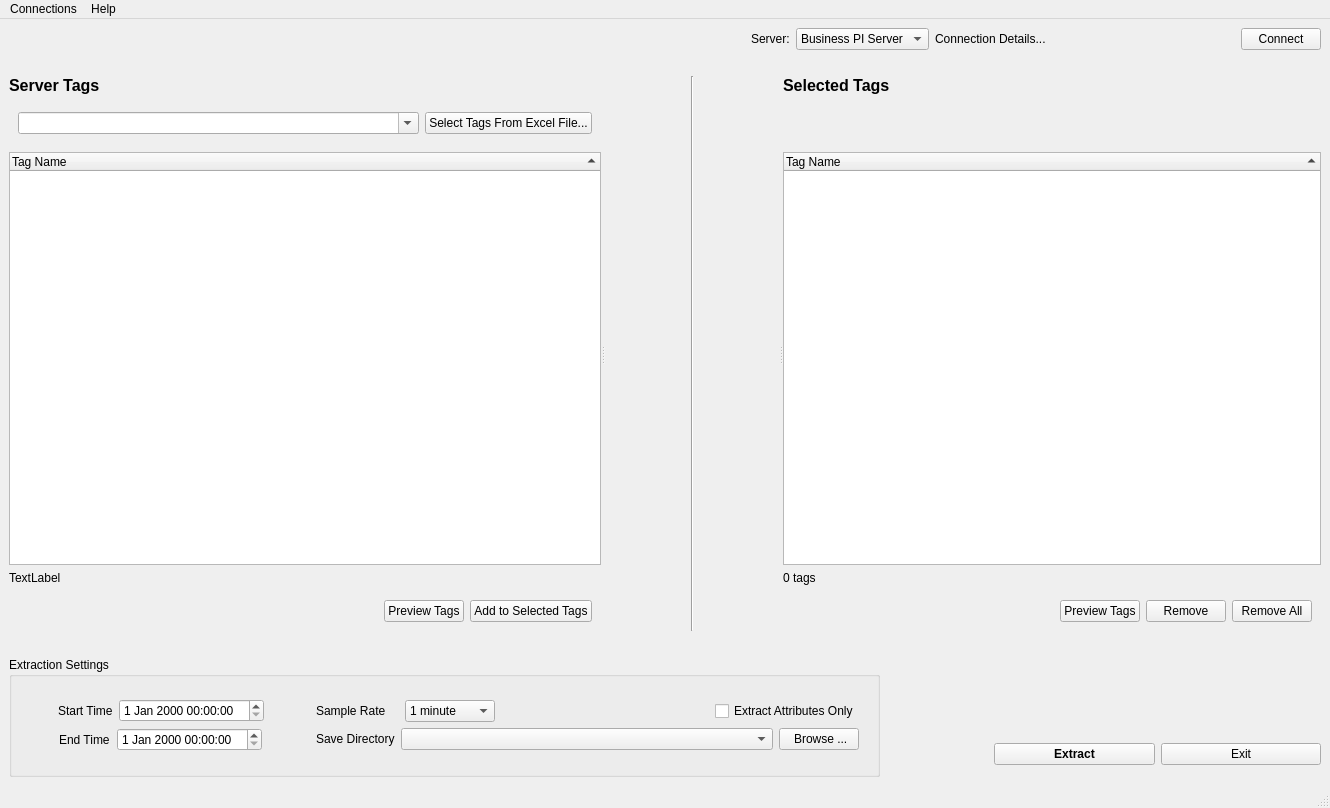
<?xml version="1.0" encoding="UTF-8"?>
<ui version="4.0">
 <class>MainWindow</class>
 <widget class="QMainWindow" name="MainWindow">
  <property name="geometry">
   <rect>
    <x>0</x>
    <y>0</y>
    <width>1330</width>
    <height>808</height>
   </rect>
  </property>
  <property name="windowTitle">
   <string>MainWindow</string>
  </property>
  <widget class="QWidget" name="centralwidget">
   <layout class="QGridLayout" name="gridLayout_2">
    <item row="0" column="0">
     <layout class="QVBoxLayout" name="verticalLayoutMainContainer" stretch="0,0,7,0,0">
      <item>
       <layout class="QHBoxLayout" name="horizontalLayoutConnectionStatus">
        <item>
         <spacer name="horizontalSpacer_5">
          <property name="orientation">
           <enum>Qt::Horizontal</enum>
          </property>
          <property name="sizeHint" stdset="0">
           <size>
            <width>40</width>
            <height>20</height>
           </size>
          </property>
         </spacer>
        </item>
        <item>
         <widget class="QLabel" name="label_3">
          <property name="text">
           <string>Server:</string>
          </property>
         </widget>
        </item>
        <item>
         <widget class="QComboBox" name="comboLeftConnection">
          <property name="focusPolicy">
           <enum>Qt::ClickFocus</enum>
          </property>
          <property name="acceptDrops">
           <bool>false</bool>
          </property>
          <property name="editable">
           <bool>false</bool>
          </property>
          <item>
           <property name="text">
            <string>Business PI Server</string>
           </property>
          </item>
         </widget>
        </item>
        <item>
         <widget class="QLabel" name="labelLeftConnectionDetails">
          <property name="sizePolicy">
           <sizepolicy hsizetype="Minimum" vsizetype="Preferred">
            <horstretch>0</horstretch>
            <verstretch>0</verstretch>
           </sizepolicy>
          </property>
          <property name="minimumSize">
           <size>
            <width>300</width>
            <height>0</height>
           </size>
          </property>
          <property name="text">
           <string>Connection Details...</string>
          </property>
         </widget>
        </item>
        <item>
         <widget class="QPushButton" name="buttonLeftConnect">
          <property name="text">
           <string>Connect</string>
          </property>
         </widget>
        </item>
       </layout>
      </item>
      <item>
       <spacer name="horizontalSpacer_2">
        <property name="orientation">
         <enum>Qt::Horizontal</enum>
        </property>
        <property name="sizeHint" stdset="0">
         <size>
          <width>40</width>
          <height>20</height>
         </size>
        </property>
       </spacer>
      </item>
      <item>
       <widget class="QSplitter" name="splitterPanels">
        <property name="orientation">
         <enum>Qt::Horizontal</enum>
        </property>
        <widget class="QWidget" name="layoutWidget">
         <layout class="QVBoxLayout" name="verticalLayoutLeftPanel" stretch="0,0,6,0,0">
          <item>
           <widget class="QLabel" name="label">
            <property name="font">
             <font>
              <pointsize>12</pointsize>
              <bold>true</bold>
             </font>
            </property>
            <property name="text">
             <string>Server Tags</string>
            </property>
           </widget>
          </item>
          <item>
           <widget class="QWidget" name="widget_4" native="true">
            <property name="sizePolicy">
             <sizepolicy hsizetype="Preferred" vsizetype="Fixed">
              <horstretch>0</horstretch>
              <verstretch>0</verstretch>
             </sizepolicy>
            </property>
            <property name="minimumSize">
             <size>
              <width>0</width>
              <height>45</height>
             </size>
            </property>
            <layout class="QGridLayout" name="gridLayout_7">
             <item row="0" column="0">
              <layout class="QHBoxLayout" name="horizontalLayout_2">
               <item>
                <widget class="QComboBox" name="comboLeftTagFilter">
                 <property name="enabled">
                  <bool>true</bool>
                 </property>
                 <property name="sizePolicy">
                  <sizepolicy hsizetype="MinimumExpanding" vsizetype="Fixed">
                   <horstretch>0</horstretch>
                   <verstretch>0</verstretch>
                  </sizepolicy>
                 </property>
                 <property name="minimumSize">
                  <size>
                   <width>150</width>
                   <height>0</height>
                  </size>
                 </property>
                 <property name="focusPolicy">
                  <enum>Qt::ClickFocus</enum>
                 </property>
                 <property name="acceptDrops">
                  <bool>false</bool>
                 </property>
                 <property name="editable">
                  <bool>true</bool>
                 </property>
                 <property name="currentText">
                  <string/>
                 </property>
                 <property name="placeholderText">
                  <string>Tags filter...</string>
                 </property>
                </widget>
               </item>
               <item>
                <widget class="QPushButton" name="buttonLeftTagsFileSelect">
                 <property name="focusPolicy">
                  <enum>Qt::ClickFocus</enum>
                 </property>
                 <property name="text">
                  <string>Select Tags From Excel File...</string>
                 </property>
                </widget>
               </item>
              </layout>
             </item>
            </layout>
           </widget>
          </item>
          <item>
           <widget class="QSplitter" name="splitterLeftPanel">
            <property name="sizePolicy">
             <sizepolicy hsizetype="Expanding" vsizetype="Preferred">
              <horstretch>0</horstretch>
              <verstretch>0</verstretch>
             </sizepolicy>
            </property>
            <property name="orientation">
             <enum>Qt::Horizontal</enum>
            </property>
            <widget class="QTreeWidget" name="treeLeftTagHierarchy">
             <property name="sizePolicy">
              <sizepolicy hsizetype="Expanding" vsizetype="Expanding">
               <horstretch>3</horstretch>
               <verstretch>0</verstretch>
              </sizepolicy>
             </property>
             <property name="alternatingRowColors">
              <bool>false</bool>
             </property>
             <property name="selectionMode">
              <enum>QAbstractItemView::ExtendedSelection</enum>
             </property>
             <property name="sortingEnabled">
              <bool>true</bool>
             </property>
             <attribute name="headerHighlightSections">
              <bool>true</bool>
             </attribute>
             <column>
              <property name="text">
               <string notr="true">Tag Name</string>
              </property>
             </column>
            </widget>
           </widget>
          </item>
          <item>
           <widget class="QLabel" name="labelLeftPanelStatus">
            <property name="text">
             <string>TextLabel</string>
            </property>
            <property name="alignment">
             <set>Qt::AlignLeading|Qt::AlignLeft|Qt::AlignVCenter</set>
            </property>
           </widget>
          </item>
          <item>
           <widget class="QWidget" name="widget" native="true">
            <property name="minimumSize">
             <size>
              <width>0</width>
              <height>30</height>
             </size>
            </property>
            <property name="layoutDirection">
             <enum>Qt::LeftToRight</enum>
            </property>
            <layout class="QGridLayout" name="gridLayout_5">
             <item row="0" column="0">
              <layout class="QHBoxLayout" name="horizontalLayout_11">
               <item>
                <spacer name="horizontalSpacer_3">
                 <property name="orientation">
                  <enum>Qt::Horizontal</enum>
                 </property>
                 <property name="sizeHint" stdset="0">
                  <size>
                   <width>40</width>
                   <height>20</height>
                  </size>
                 </property>
                </spacer>
               </item>
               <item>
                <widget class="QPushButton" name="buttonLeftView">
                 <property name="sizePolicy">
                  <sizepolicy hsizetype="Fixed" vsizetype="Fixed">
                   <horstretch>0</horstretch>
                   <verstretch>0</verstretch>
                  </sizepolicy>
                 </property>
                 <property name="text">
                  <string>Preview Tags</string>
                 </property>
                </widget>
               </item>
               <item>
                <widget class="QPushButton" name="buttonAddSelectedTags">
                 <property name="sizePolicy">
                  <sizepolicy hsizetype="Fixed" vsizetype="Fixed">
                   <horstretch>0</horstretch>
                   <verstretch>0</verstretch>
                  </sizepolicy>
                 </property>
                 <property name="minimumSize">
                  <size>
                   <width>100</width>
                   <height>0</height>
                  </size>
                 </property>
                 <property name="text">
                  <string>Add to Selected Tags</string>
                 </property>
                </widget>
               </item>
              </layout>
             </item>
            </layout>
           </widget>
          </item>
         </layout>
        </widget>
        <widget class="Line" name="line">
         <property name="orientation">
          <enum>Qt::Vertical</enum>
         </property>
        </widget>
        <widget class="QWidget" name="layoutWidget">
         <layout class="QVBoxLayout" name="verticalLayoutRightPanel" stretch="0,0,6,0,0">
          <item>
           <widget class="QLabel" name="label_2">
            <property name="font">
             <font>
              <pointsize>12</pointsize>
              <bold>true</bold>
             </font>
            </property>
            <property name="text">
             <string>Selected Tags</string>
            </property>
           </widget>
          </item>
          <item>
           <widget class="QWidget" name="widget_5" native="true">
            <property name="sizePolicy">
             <sizepolicy hsizetype="Preferred" vsizetype="Fixed">
              <horstretch>0</horstretch>
              <verstretch>0</verstretch>
             </sizepolicy>
            </property>
            <property name="minimumSize">
             <size>
              <width>0</width>
              <height>45</height>
             </size>
            </property>
            <property name="baseSize">
             <size>
              <width>0</width>
              <height>40</height>
             </size>
            </property>
            <layout class="QGridLayout" name="gridLayout_8">
             <item row="0" column="0">
              <layout class="QHBoxLayout" name="horizontalLayout_3"/>
             </item>
            </layout>
           </widget>
          </item>
          <item>
           <widget class="QSplitter" name="splitterRightPanel">
            <property name="orientation">
             <enum>Qt::Horizontal</enum>
            </property>
            <widget class="QTreeWidget" name="treeSelectedTags">
             <property name="sizePolicy">
              <sizepolicy hsizetype="Expanding" vsizetype="Expanding">
               <horstretch>3</horstretch>
               <verstretch>0</verstretch>
              </sizepolicy>
             </property>
             <property name="font">
              <font>
               <bold>false</bold>
              </font>
             </property>
             <property name="alternatingRowColors">
              <bool>false</bool>
             </property>
             <property name="selectionMode">
              <enum>QAbstractItemView::ExtendedSelection</enum>
             </property>
             <property name="sortingEnabled">
              <bool>true</bool>
             </property>
             <attribute name="headerHighlightSections">
              <bool>true</bool>
             </attribute>
             <column>
              <property name="text">
               <string notr="true">Tag Name</string>
              </property>
             </column>
            </widget>
           </widget>
          </item>
          <item>
           <widget class="QLabel" name="labelRightPanelStatus">
            <property name="text">
             <string>0 tags</string>
            </property>
            <property name="alignment">
             <set>Qt::AlignLeading|Qt::AlignLeft|Qt::AlignVCenter</set>
            </property>
           </widget>
          </item>
          <item>
           <widget class="QWidget" name="widget_3" native="true">
            <property name="minimumSize">
             <size>
              <width>0</width>
              <height>40</height>
             </size>
            </property>
            <layout class="QGridLayout" name="gridLayout_6">
             <item row="0" column="0">
              <layout class="QHBoxLayout" name="horizontalLayout_13">
               <item>
                <spacer name="horizontalSpacer_4">
                 <property name="orientation">
                  <enum>Qt::Horizontal</enum>
                 </property>
                 <property name="sizeHint" stdset="0">
                  <size>
                   <width>40</width>
                   <height>20</height>
                  </size>
                 </property>
                </spacer>
               </item>
               <item>
                <widget class="QPushButton" name="buttonRightView">
                 <property name="text">
                  <string>Preview Tags</string>
                 </property>
                </widget>
               </item>
               <item>
                <widget class="QPushButton" name="buttonRemoveSelected">
                 <property name="text">
                  <string>Remove</string>
                 </property>
                </widget>
               </item>
               <item>
                <widget class="QPushButton" name="buttonRemoveAllSelected">
                 <property name="text">
                  <string>Remove All</string>
                 </property>
                </widget>
               </item>
              </layout>
             </item>
            </layout>
           </widget>
          </item>
         </layout>
        </widget>
       </widget>
      </item>
      <item>
       <spacer name="horizontalSpacer">
        <property name="orientation">
         <enum>Qt::Horizontal</enum>
        </property>
        <property name="sizeHint" stdset="0">
         <size>
          <width>40</width>
          <height>20</height>
         </size>
        </property>
       </spacer>
      </item>
      <item>
       <layout class="QHBoxLayout" name="horizontalLayoutExtractionDetails" stretch="8,1,3">
        <item>
         <widget class="QGroupBox" name="groupBoxExtractionSettings">
          <property name="sizePolicy">
           <sizepolicy hsizetype="Preferred" vsizetype="Fixed">
            <horstretch>0</horstretch>
            <verstretch>0</verstretch>
           </sizepolicy>
          </property>
          <property name="minimumSize">
           <size>
            <width>0</width>
            <height>120</height>
           </size>
          </property>
          <property name="title">
           <string>Extraction Settings</string>
          </property>
          <layout class="QHBoxLayout" name="horizontalLayout_4" stretch="1,2">
           <item>
            <widget class="QWidget" name="widgetLeftTimeFilter" native="true">
             <layout class="QGridLayout" name="gridLayout">
              <item row="0" column="0">
               <layout class="QVBoxLayout" name="verticaLayout">
                <item>
                 <layout class="QHBoxLayout" name="horizontalLayout_7">
                  <item>
                   <widget class="QLabel" name="label_7">
                    <property name="sizePolicy">
                     <sizepolicy hsizetype="Fixed" vsizetype="Preferred">
                      <horstretch>0</horstretch>
                      <verstretch>0</verstretch>
                     </sizepolicy>
                    </property>
                    <property name="text">
                     <string>Start Time</string>
                    </property>
                   </widget>
                  </item>
                  <item>
                   <widget class="QDateTimeEdit" name="dateTimeLeftFrom">
                    <property name="enabled">
                     <bool>true</bool>
                    </property>
                    <property name="sizePolicy">
                     <sizepolicy hsizetype="Fixed" vsizetype="Fixed">
                      <horstretch>0</horstretch>
                      <verstretch>0</verstretch>
                     </sizepolicy>
                    </property>
                    <property name="focusPolicy">
                     <enum>Qt::ClickFocus</enum>
                    </property>
                   </widget>
                  </item>
                 </layout>
                </item>
                <item>
                 <layout class="QHBoxLayout" name="horizontalLayout_8">
                  <item>
                   <widget class="QLabel" name="label_8">
                    <property name="sizePolicy">
                     <sizepolicy hsizetype="Fixed" vsizetype="Preferred">
                      <horstretch>0</horstretch>
                      <verstretch>0</verstretch>
                     </sizepolicy>
                    </property>
                    <property name="text">
                     <string>End Time</string>
                    </property>
                   </widget>
                  </item>
                  <item>
                   <widget class="QDateTimeEdit" name="dateTimeLeftTo">
                    <property name="enabled">
                     <bool>true</bool>
                    </property>
                    <property name="sizePolicy">
                     <sizepolicy hsizetype="Fixed" vsizetype="Fixed">
                      <horstretch>0</horstretch>
                      <verstretch>0</verstretch>
                     </sizepolicy>
                    </property>
                    <property name="focusPolicy">
                     <enum>Qt::ClickFocus</enum>
                    </property>
                   </widget>
                  </item>
                 </layout>
                </item>
               </layout>
              </item>
             </layout>
            </widget>
           </item>
           <item>
            <widget class="QWidget" name="widget_2" native="true">
             <layout class="QGridLayout" name="gridLayout_3">
              <item row="0" column="0">
               <layout class="QVBoxLayout" name="verticalLayout_2">
                <item>
                 <layout class="QHBoxLayout" name="horizontalLayout_9">
                  <item>
                   <widget class="QLabel" name="label_9">
                    <property name="text">
                     <string>Sample Rate    </string>
                    </property>
                   </widget>
                  </item>
                  <item>
                   <widget class="QComboBox" name="comboSampleRate">
                    <item>
                     <property name="text">
                      <string>1 minute</string>
                     </property>
                    </item>
                    <item>
                     <property name="text">
                      <string>3 minutes</string>
                     </property>
                    </item>
                    <item>
                     <property name="text">
                      <string>5 minutes</string>
                     </property>
                    </item>
                    <item>
                     <property name="text">
                      <string>10 minutes</string>
                     </property>
                    </item>
                    <item>
                     <property name="text">
                      <string>1 hour</string>
                     </property>
                    </item>
                    <item>
                     <property name="text">
                      <string>1 day</string>
                     </property>
                    </item>
                    <item>
                     <property name="text">
                      <string>Raw Data</string>
                     </property>
                    </item>
                   </widget>
                  </item>
                  <item>
                   <spacer name="horizontalSpacer_6">
                    <property name="orientation">
                     <enum>Qt::Horizontal</enum>
                    </property>
                    <property name="sizeHint" stdset="0">
                     <size>
                      <width>40</width>
                      <height>20</height>
                     </size>
                    </property>
                   </spacer>
                  </item>
                  <item>
                   <widget class="QCheckBox" name="checkboxExtractAttributesOnly">
                    <property name="text">
                     <string>Extract Attributes Only</string>
                    </property>
                   </widget>
                  </item>
                 </layout>
                </item>
                <item>
                 <layout class="QHBoxLayout" name="horizontalLayout_10">
                  <item>
                   <widget class="QLabel" name="label_10">
                    <property name="sizePolicy">
                     <sizepolicy hsizetype="Fixed" vsizetype="Preferred">
                      <horstretch>0</horstretch>
                      <verstretch>0</verstretch>
                     </sizepolicy>
                    </property>
                    <property name="text">
                     <string>Save Directory</string>
                    </property>
                   </widget>
                  </item>
                  <item>
                   <widget class="QComboBox" name="comboArchiveDirectory"/>
                  </item>
                  <item>
                   <widget class="QPushButton" name="buttonSelectArchiveFile">
                    <property name="sizePolicy">
                     <sizepolicy hsizetype="Fixed" vsizetype="Fixed">
                      <horstretch>0</horstretch>
                      <verstretch>0</verstretch>
                     </sizepolicy>
                    </property>
                    <property name="minimumSize">
                     <size>
                      <width>30</width>
                      <height>0</height>
                     </size>
                    </property>
                    <property name="text">
                     <string> Browse ...</string>
                    </property>
                   </widget>
                  </item>
                 </layout>
                </item>
               </layout>
              </item>
             </layout>
            </widget>
           </item>
          </layout>
         </widget>
        </item>
        <item>
         <layout class="QVBoxLayout" name="verticalLayout_4"/>
        </item>
        <item>
         <layout class="QVBoxLayout" name="verticalLayout_3">
          <item>
           <widget class="QWidget" name="widgetTransferControls" native="true">
            <property name="sizePolicy">
             <sizepolicy hsizetype="Preferred" vsizetype="Fixed">
              <horstretch>0</horstretch>
              <verstretch>0</verstretch>
             </sizepolicy>
            </property>
            <property name="minimumSize">
             <size>
              <width>0</width>
              <height>50</height>
             </size>
            </property>
            <layout class="QGridLayout" name="gridLayout_4">
             <item row="0" column="0">
              <spacer name="verticalSpacer">
               <property name="orientation">
                <enum>Qt::Vertical</enum>
               </property>
               <property name="sizeHint" stdset="0">
                <size>
                 <width>20</width>
                 <height>40</height>
                </size>
               </property>
              </spacer>
             </item>
            </layout>
           </widget>
          </item>
          <item>
           <layout class="QHBoxLayout" name="horizontalLayout">
            <item>
             <widget class="QPushButton" name="buttonCopy">
              <property name="font">
               <font>
                <bold>true</bold>
               </font>
              </property>
              <property name="text">
               <string>Extract</string>
              </property>
             </widget>
            </item>
            <item>
             <widget class="QPushButton" name="buttonExit">
              <property name="focusPolicy">
               <enum>Qt::ClickFocus</enum>
              </property>
              <property name="text">
               <string>Exit</string>
              </property>
             </widget>
            </item>
           </layout>
          </item>
         </layout>
        </item>
       </layout>
      </item>
     </layout>
    </item>
   </layout>
  </widget>
  <widget class="QMenuBar" name="menubar">
   <property name="geometry">
    <rect>
     <x>0</x>
     <y>0</y>
     <width>1330</width>
     <height>22</height>
    </rect>
   </property>
   <widget class="QMenu" name="menuConnection">
    <property name="title">
     <string>Connections</string>
    </property>
    <addaction name="actionAddNewConnection"/>
    <addaction name="actionManageConnections"/>
   </widget>
   <widget class="QMenu" name="menuHelp">
    <property name="title">
     <string>Help</string>
    </property>
   </widget>
   <addaction name="menuConnection"/>
   <addaction name="menuHelp"/>
  </widget>
  <widget class="QStatusBar" name="statusbar"/>
  <action name="actionAddNewConnection">
   <property name="icon">
    <iconset theme="folder-new">
     <normaloff>.</normaloff>.</iconset>
   </property>
   <property name="text">
    <string>Add New Connection...</string>
   </property>
  </action>
  <action name="actionManageConnections">
   <property name="text">
    <string>Manage Connections...</string>
   </property>
  </action>
 </widget>
 <resources/>
 <connections/>
</ui>
